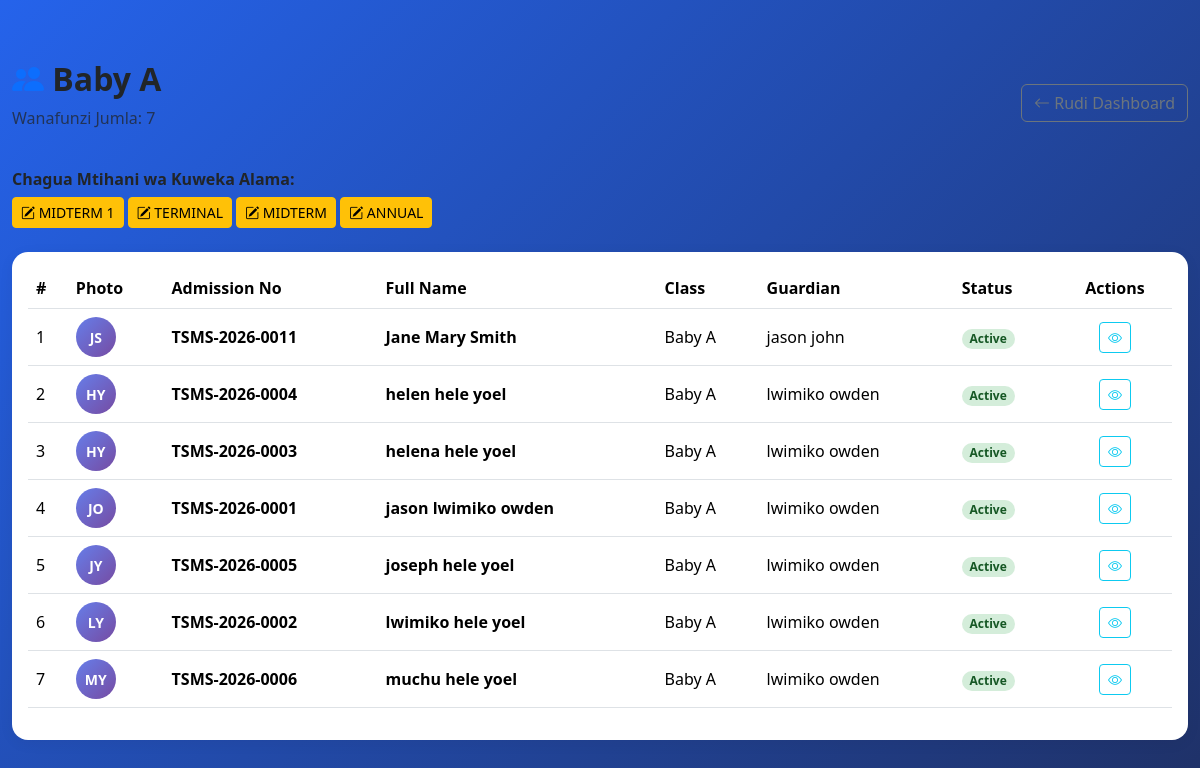
Screenshot of /school-management/academics/class/1/detail/ with the database file from the repository.
### academics/models.py (models this page shows, shortened)
class ClassRoom(models.Model):
    LEVEL_GROUP = {
        'BABY': 'PRE_PRIMARY', 'MIDDLE': 'PRE_PRIMARY', 'TOP': 'PRE_PRIMARY',
        'G1': 'PRE_PRIMARY', 'G2': 'PRE_PRIMARY', 'G3': 'PRE_PRIMARY',
        'G4': 'PRE_PRIMARY', 'G5': 'PRE_PRIMARY', 'G6': 'PRE_PRIMARY', 'G7': 'PRE_PRIMARY',
        'F1': 'ORDINARY', 'F2': 'ORDINARY', 'F3': 'ORDINARY', 'F4': 'ORDINARY',
        'F5': 'ADVANCED', 'F6': 'ADVANCED',
    }
    LEVEL_CHOICES = [
        ("BABY", "Baby"),
        ("MIDDLE", "Middle"),
        ("TOP", "Top"),
        ("G1", "Grade 1"),
        ("G2", "Grade 2"),
        ("G3", "Grade 3"),
        ("G4", "Grade 4"),
        ("G5", "Grade 5"),
        ("G6", "Grade 6"),
        ("G7", "Grade 7"),
        ("F1", "Form 1"),
        ("F2", "Form 2"),
        ("F3", "Form 3"),
        ("F4", "Form 4"),
        ("F5", "Form 5"),
        ("F6", "Form 6"),
    ]
    STREAM_CHOICES = [
        ("A", "A"),
        ("B", "B"),
        ("C", "C"),
    ]
    level = models.CharField(
        max_length=10,
        choices=LEVEL_CHOICES
    )
    stream = models.CharField(
        max_length=1,
        choices=STREAM_CHOICES
    )
    class_teacher = models.ForeignKey(
        Teacher,
        on_delete=models.SET_NULL,
        null=True,
        blank=True,
        related_name="classrooms"
    )
    class Meta:
        unique_together = ("level", "stream")
        ordering = ["level", "stream"]
    def __str__(self):
        return f"{self.get_level_display()} {self.stream}"

class Exam(models.Model):
    EXAM_TYPES = [
        ("MIDTERM", "Mid Term"),
        ("TERMINAL", "Terminal"),
        ("MIDTERM", "Mid Term"),
        ("ANNUAL", "Annual"),
    ]
    name = models.CharField(max_length=100)
    exam_type = models.CharField(
        max_length=20,
        choices=EXAM_TYPES
    )
    term = models.ForeignKey(
        Term,
        on_delete=models.CASCADE,
        related_name="exams"
    )
    class_room = models.ForeignKey(
        ClassRoom,
        on_delete=models.CASCADE,
        related_name="exams"
    )
    is_active = models.BooleanField(default=True)
    class Meta:
        ordering = ["term", "class_room", "name"]

### students/models.py (models this page shows, shortened)
class Student(models.Model):
    GENDER_CHOICES = [
        ("M", "Male"),
        ("F", "Female"),
    ]
    STATUS_CHOICES = [
        ("ACTIVE", "Active"),
        ("TRANSFERRED", "Transferred"),
        ("GRADUATED", "Graduated"),
    ]
    admission_number = models.CharField(
        max_length=30,
        unique=True,
        blank=True,
        editable=False  # so users can't manually type a duplicate
    )
    first_name = models.CharField(max_length=100)
    middle_name = models.CharField(max_length=100, blank=True)
    last_name = models.CharField(max_length=100)
    gender = models.CharField(
        max_length=1,
        choices=GENDER_CHOICES
    )
    date_of_birth = models.DateField()
    guardian = models.ForeignKey(
        Guardian,
        on_delete=models.CASCADE,
        related_name="students"
    )
    class_room = models.ForeignKey(
        "academics.ClassRoom",
        on_delete=models.SET_NULL,
        null=True,
        blank=True,
        related_name="students"
    )
    photo = models.ImageField(
        upload_to="students/",
        blank=True,
        null=True
    )
    admission_date = models.DateField(auto_now_add=True)
    admission_year = models.PositiveIntegerField(
        default=datetime.date.today().year
    )
    nationality = models.CharField(
        max_length=50,
        default="Tanzanian"
    )
    religion = models.CharField(
        max_length=50,
        blank=True
    )
    blood_group = models.CharField(
        max_length=5,
        blank=True
    )
    status = models.CharField(
        max_length=20,
        choices=STATUS_CHOICES,
        default="ACTIVE"
    )
    is_active = models.BooleanField(default=True)
    class Meta:
        ordering = ["first_name", "last_name"]

class Guardian(models.Model):
    first_name = models.CharField(max_length=100)
    last_name = models.CharField(max_length=100)
    phone = models.CharField(max_length=20)
    alternative_phone = models.CharField(max_length=20, blank=True)
    email = models.EmailField(blank=True)
    address = models.TextField(blank=True)
    class Meta:
        ordering = ["first_name", "last_name"]

### academics/views.py (the view)
# urls.py: path('class/<int:pk>/detail/', views.class_detail, name='class_detail'),
def class_detail(request, pk):
    class_room = get_object_or_404(ClassRoom, id=pk)
    students = Student.objects.filter(class_room=class_room).order_by('first_name')
    exams = Exam.objects.filter(class_room=class_room)
    return render(request, 'academics/class_detail.html', {'class_room': class_room, 'students': students, 'exams': exams})

### academics/templates/academics/class_detail.html (shortened to what this page needs)
{% extends 'base.html' %}
{% block content %}
<div class="container-fluid py-4">
    <div class="d-flex justify-content-between align-items-center mb-4">
        <div>
            <h2 class="fw-bold"><i class="bi bi-people-fill text-primary"></i> {{ class_room }}</h2>
            <p class="text-muted">Wanafunzi Jumla: {{ students.count }}</p>
        </div>
        <a href="{% url 'academics:teacher_dashboard' %}" class="btn btn-outline-secondary">
            <i class="bi bi-arrow-left"></i> Rudi Dashboard
        </a>
    </div>
    <div class="mb-3">
        <h6 class="fw-bold">Chagua Mtihani wa Kuweka Alama:</h6>
        {% for exam in exams %}
            <a href="{% url 'academics:enter_marks' class_room.id exam.id %}" class="btn btn-warning btn-sm mb-2">
                <i class="bi bi-pencil-square"></i> {{ exam.name }}
            </a>
        {% empty %}
            <p class="text-muted">Hakuna mtihani active kwa darasa hili.</p>
        {% endfor %}
    </div>
    <div class="card stat-card">
        <div class="card-body">
            <div class="table-responsive">
                <table class="table table-hover align-middle">
                    <thead style="background: linear-gradient(135deg, #667eea 0%, #764ba2 100%); color: white;">
                        <tr>
                            <th>#</th>
                            <th>Photo</th>
                            <th>Admission No</th>
                            <th>Full Name</th>
                            <th>Class</th>
                            <th>Guardian</th>
                            <th>Status</th>
                            <th class="text-center">Actions</th>
                        </tr>
                    </thead>
                    <tbody>
                        {% for student in students %}
                        <tr>
                            <td>{{ forloop.counter }}</td>
                            <td>
                                {% if student.photo %}
                                    <img src="{{ student.photo.url }}" class="avatar-img">
                                {% else %}
                                    <div class="avatar-circle">
                                        {{ student.first_name|first|upper }}{{ student.last_name|first|upper }}
                                    </div>
                                {% endif %}
                            </td>
                            <td class="fw-semibold">{{ student.admission_number }}</td>
                            <td class="fw-semibold">{{ student.first_name }} {{ student.middle_name }} {{ student.last_name }}</td>
                            <td>{{ student.class_room }}</td>
                            <td>
                                {% if student.guardian %}
                                    {{ student.guardian.first_name }} {{ student.guardian.last_name }}
                                {% else %}
                                    <span class="text-muted">- </span>
                                {% endif %}
                            </td>
                            <td>
                                {% if student.status == "ACTIVE" %}
                                    <span class="badge rounded-pill badge-active">Active</span>
                                {% else %}
                                    <span class="badge rounded-pill badge-inactive">{{ student.status }}</span>
                                {% endif %}
                            </td>
                            <td class="text-center">
                                <a href="{% url 'academics:student_profile' student.id %}" class="btn btn-sm btn-outline-info">
                                    <i class="bi bi-eye"></i>
                                </a>
                            </td>
                        </tr>
                        {% empty %}
                        <tr>
                            <td colspan="8" class="text-center text-muted py-4">Hakuna wanafunzi katika darasa hili</td>
                        </tr>
                        {% endfor %}
                    </tbody>
                </table>
            </div>
        </div>
    </div>
</div>
{% endblock %}

### templates/base.html (style rules this page uses)
:root { --sidebar-bg: #0c152d; --sidebar-active: #2563eb; --primary: #2563eb; --bg-light: #f5f7fb; }
body { background: var(--bg-light); min-height: 100vh; font-family: 'Segoe UI', Tahoma, Geneva, Verdana, sans-serif; }
.login-body { background: linear-gradient(135deg, var(--primary) 0%, #1f3167 100%); display: flex; align-items: center; justify-content: center; }
.card { border: none; border-radius: 16px; box-shadow: 0 3px 15px rgba(0,0,0,0.05); }

### academics/templates/academics/class_detail.html (style rules this page uses)
.avatar-circle { width: 40px; height: 40px; border-radius: 50%; background: linear-gradient(135deg, #667eea 0%, #764ba2 100%); color: white; display: flex; align-items: center; justify-content: center; font-weight: bold; font-size: 14px; }
.badge-active { background: #d4edda; color: #155724; }

### rows the page displays
ClassRoom: level+stream "Baby A"
Exam: name "MIDTERM 1"
Exam: name "TERMINAL"
Exam: name "MIDTERM"
Exam: name "ANNUAL"
Student: first_name|first "J", last_name|first "S", admission_number "TSMS-2026-0011", first_name "Jane", middle_name "Mary", last_name "Smith", class_room "Baby A", guardian.first_name "jason", guardian.last_name "john", status "Active"
Student: first_name|first "H", last_name|first "Y", admission_number "TSMS-2026-0004", first_name "helen", middle_name "hele", last_name "yoel", class_room "Baby A", guardian.first_name "lwimiko", guardian.last_name "owden", status "Active"
Student: first_name|first "H", last_name|first "Y", admission_number "TSMS-2026-0003", first_name "helena", middle_name "hele", last_name "yoel", class_room "Baby A", guardian.first_name "lwimiko", guardian.last_name "owden", status "Active"
Student: first_name|first "J", last_name|first "O", admission_number "TSMS-2026-0001", first_name "jason", middle_name "lwimiko", last_name "owden", class_room "Baby A", guardian.first_name "lwimiko", guardian.last_name "owden", status "Active"
Student: first_name|first "J", last_name|first "Y", admission_number "TSMS-2026-0005", first_name "joseph", middle_name "hele", last_name "yoel", class_room "Baby A", guardian.first_name "lwimiko", guardian.last_name "owden", status "Active"
Student: first_name|first "L", last_name|first "Y", admission_number "TSMS-2026-0002", first_name "lwimiko", middle_name "hele", last_name "yoel", class_room "Baby A", guardian.first_name "lwimiko", guardian.last_name "owden", status "Active"
Student: first_name|first "M", last_name|first "Y", admission_number "TSMS-2026-0006", first_name "muchu", middle_name "hele", last_name "yoel", class_room "Baby A", guardian.first_name "lwimiko", guardian.last_name "owden", status "Active"

### other values shown
{{ students.count }} "7"
